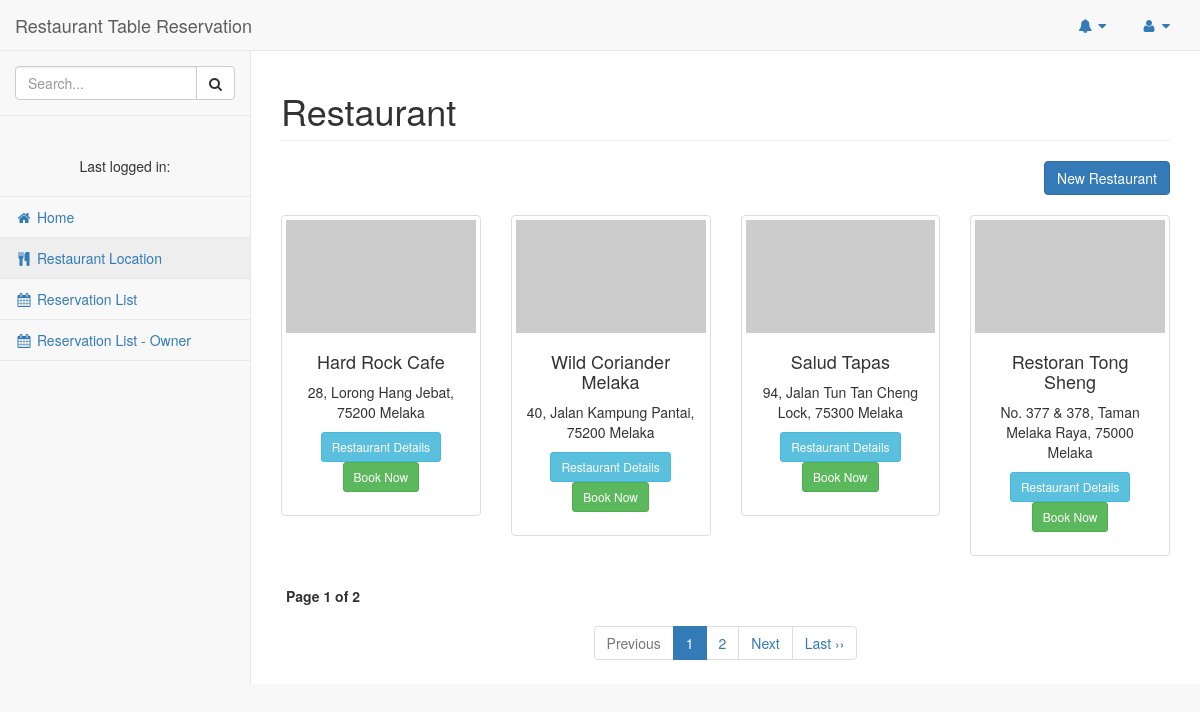
The app's page /customer/restaurant_location.php with its own data.
### tables this page shows
CREATE TABLE `restaurant` (
  `rest_id` int(20) NOT NULL,
  `user_id` varchar(200) NOT NULL,
  `rest_name` varchar(200) NOT NULL,
  `SSM` varchar(200) NOT NULL,
  `rest_address` text NOT NULL,
  `rest_email` varchar(200) NOT NULL,
  `rest_phone_no` varchar(20) NOT NULL,
  `operating_hours` varchar(200) NOT NULL,
  `rest_img` varchar(200) NOT NULL
);

### customer/restaurant_location.php (the view, shortened to what this page needs)
<?php include 'body_upper.php' ?>
<div id="page-wrapper">
    <div class="row">
        <div class="col-lg-12">
            <h1 class="page-header">Restaurant</h1>
        </div>
    </div>
    <div class="btn-toolbar">
        <button type="button" style="float:right" class="btn btn-primary">New Restaurant</button>
    </div>
    <br />
    <div class="row">
        <?php
        include '../connect.php';
        if (isset($_GET['page_no']) && $_GET['page_no']!="") {
            $page_no = $_GET['page_no']; }
        else { $page_no = 1; }
            $total_records_per_page = 4;
            $offset = ($page_no-1) * $total_records_per_page;
            $previous_page = $page_no - 1;
            $next_page = $page_no + 1;
        $query_1 = "SELECT COUNT(*) As total_records FROM `restaurant`";
        $result_count = mysqli_query($con, $query_1);
        $total_records = mysqli_fetch_array($result_count);
        $total_records = $total_records['total_records'];
        $total_no_of_pages = ceil($total_records / $total_records_per_page);
        $query_2 = "SELECT * FROM `restaurant` LIMIT $offset, $total_records_per_page";
        $result = mysqli_query($con, $query_2) or die(mysqli_error());
        while($row = mysqli_fetch_array($result)) {
        ?>
        <div class="col-xs-18 col-sm-6 col-md-3">
            <div id="example" class="thumbnail">
                <img src="http://placehold.it/500x300" alt="">
                <div class="caption">
                    <h4 class="text-center"><?php echo $row['rest_name']; ?></h4>
                    <p class="text-center"><?php echo $row['rest_address']; ?></p>
                    <center>
                        <p>
                            <a href="#" class="btn btn-info btn-sm" role="button">Restaurant Details</a>
                            <a href="#" class="btn btn-success btn-sm" role="button">Book Now</a>
                        </p>
                    </center>
                </div>
            </div>
        </div>
        <?php } ?>
    </div>
    <div class="row">
        <div style='padding: 10px 20px 0px;'>
            <strong>Page <?php echo $page_no." of ".$total_no_of_pages; ?></strong>
        </div>
        <center>
            <ul class="pagination">
                <li <?php if($page_no <= 1){ echo "class='disabled'"; } ?>>
                    <a <?php if($page_no > 1){ echo "href='?page_no=$previous_page'"; } ?>>Previous</a>
                </li>
                <?php
                    if ($total_no_of_pages <= 10){
                        for ($counter = 1; $counter <= $total_no_of_pages; $counter++){
                            if ($counter == $page_no) {
                           echo "<li class='active'><a>$counter</a></li>";
                                }else{
                           echo "<li><a href='?page_no=$counter'>$counter</a></li>"; }
                        }
                    }
                    ?>
                <li <?php if($page_no >= $total_no_of_pages){ echo "class='disabled'"; } ?>>
                    <a <?php if($page_no < $total_no_of_pages) { echo "href='?page_no=$next_page'"; } ?>>Next</a>
                </li>
                <?php
                    if($page_no < $total_no_of_pages){
                        echo "<li><a href='?page_no=$total_no_of_pages'>Last &rsaquo;&rsaquo;</a></li>";
                    }
                    ?>
            </ul>
        </center>
    </div>
</div>
<?php include 'body_lower.php' ?>

### records on screen
restaurant: rest_name "Hard Rock Cafe", rest_address "28, Lorong Hang Jebat, 75200 Melaka"
restaurant: rest_name "Wild Coriander Melaka", rest_address "40, Jalan Kampung Pantai, 75200 Melaka"
restaurant: rest_name "Salud Tapas", rest_address "94, Jalan Tun Tan Cheng Lock, 75300 Melaka"
restaurant: rest_name "Restoran Tong Sheng", rest_address "No. 377 & 378, Taman Melaka Raya, 75000 Melaka"

### other values on screen
$page_no "1"
$total_no_of_pages "2"
